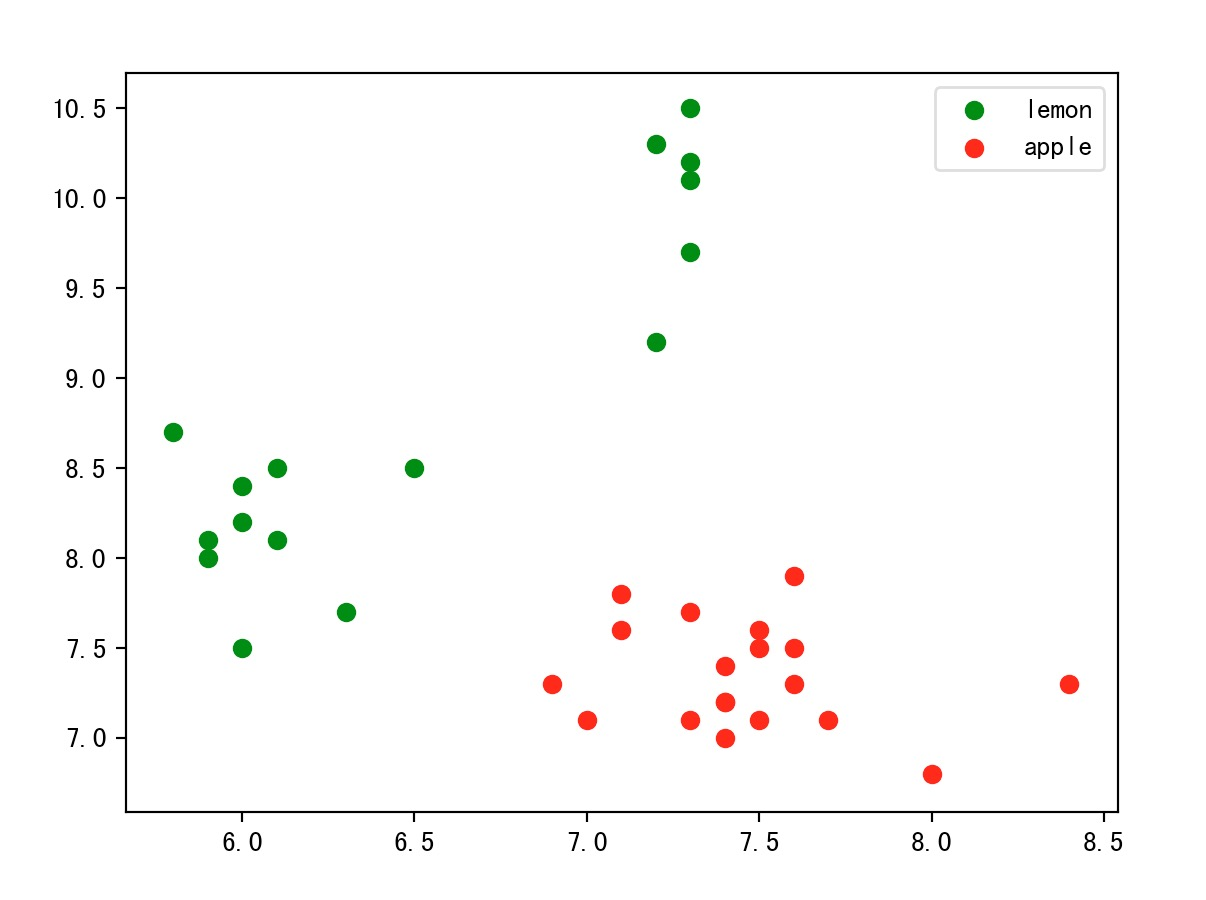

This chart was generated by the following Python code:
#!/usr/bin/env python
# -*- coding: utf-8 -*-

import pandas as pd
import matplotlib.pyplot as plt



fruits_df = pd.read_csv("./fruit.txt", sep='\t')

#X = fruits_df[['width', 'height']]
#Y = fruits_df['fruit_name']
#plt.scatter(X['width'], X['height'], c=Y, edgecolors='k', cmap=plt.cm.Paired)
#plt.xlim(X['width'].min()-0.5)
#plt.ylim(X['height'].min()-0.5)
#plt.show()

fig = plt.figure()
ax  = plt.subplot()

labels = {'apple':'red', 'lemon':'green'}
for label in labels:
    fruits_label = fruits_df[fruits_df['fruit_name'].isin([label])]
    X = fruits_label[['width', 'height']]
    Y = fruits_label['fruit_name']
    ax.scatter(X['width'], X['height'], c=labels[label])

handles,_ = ax.get_legend_handles_labels()
ax.legend(handles, labels = labels.keys(), loc='upper right')
plt.show()
